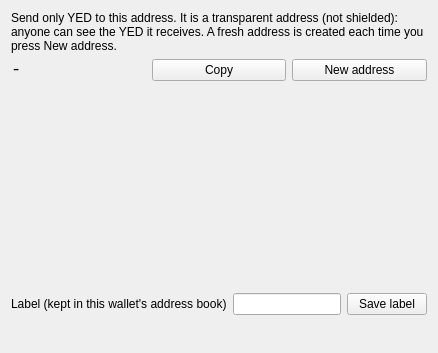
<?xml version="1.0" encoding="UTF-8"?>
<ui version="4.0">
 <class>YellowbackReceive</class>
 <widget class="QWidget" name="YellowbackReceive">
  <layout class="QVBoxLayout" name="receiveLayout">
   <item>
    <widget class="QLabel" name="lblReceiveIntro">
     <property name="wordWrap"><bool>true</bool></property>
     <property name="text"><string>Send only YED to this address. It is a transparent address (not shielded): anyone can see the YED it receives. A fresh address is created each time you press New address.</string></property>
    </widget>
   </item>
   <item>
    <layout class="QHBoxLayout" name="addrRow">
     <item>
      <widget class="QLabel" name="lblAddress">
       <property name="text"><string>-</string></property>
       <property name="textInteractionFlags"><set>Qt::TextSelectableByMouse</set></property>
       <property name="styleSheet"><string notr="true">QLabel { font-family: monospace; font-size: 13pt; }</string></property>
      </widget>
     </item>
     <item><widget class="QPushButton" name="btnCopy"><property name="text"><string>Copy</string></property></widget></item>
     <item><widget class="QPushButton" name="btnNewAddress"><property name="text"><string>New address</string></property></widget></item>
    </layout>
   </item>
   <item>
    <widget class="QRCodeLabel" name="lblQr">
     <property name="minimumSize"><size><width>200</width><height>200</height></size></property>
     <property name="alignment"><set>Qt::AlignCenter</set></property>
    </widget>
   </item>
   <item>
    <layout class="QHBoxLayout" name="labelRow">
     <item><widget class="QLabel" name="lblLabelTitle"><property name="text"><string>Label (kept in this wallet's address book)</string></property></widget></item>
     <item><widget class="QLineEdit" name="txtLabel"/></item>
     <item><widget class="QPushButton" name="btnSaveLabel"><property name="text"><string>Save label</string></property></widget></item>
    </layout>
   </item>
   <item>
    <widget class="QLabel" name="lblReceiveStatus"><property name="text"><string/></property><property name="wordWrap"><bool>true</bool></property></widget>
   </item>
   <item>
    <spacer name="receiveSpacer"><property name="orientation"><enum>Qt::Vertical</enum></property></spacer>
   </item>
  </layout>
 </widget>
 <customwidgets>
  <customwidget>
   <class>QRCodeLabel</class>
   <extends>QLabel</extends>
   <header>qrcodelabel.h</header>
  </customwidget>
 </customwidgets>
 <resources/>
 <connections/>
</ui>
